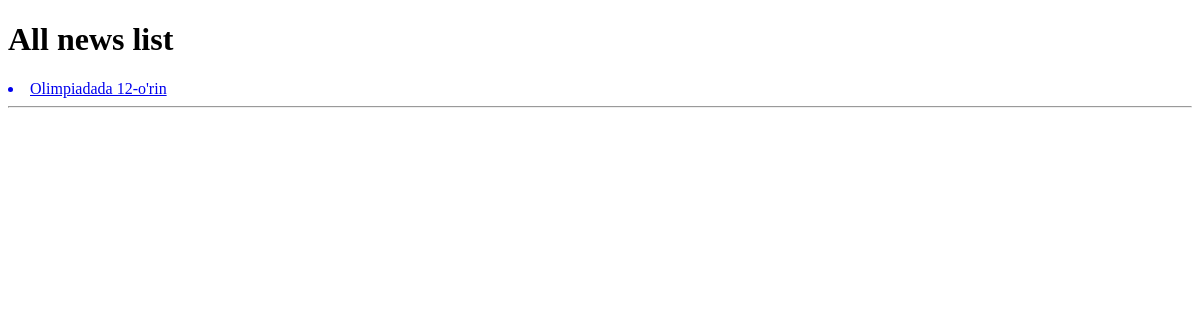
Before: / with the older database file.
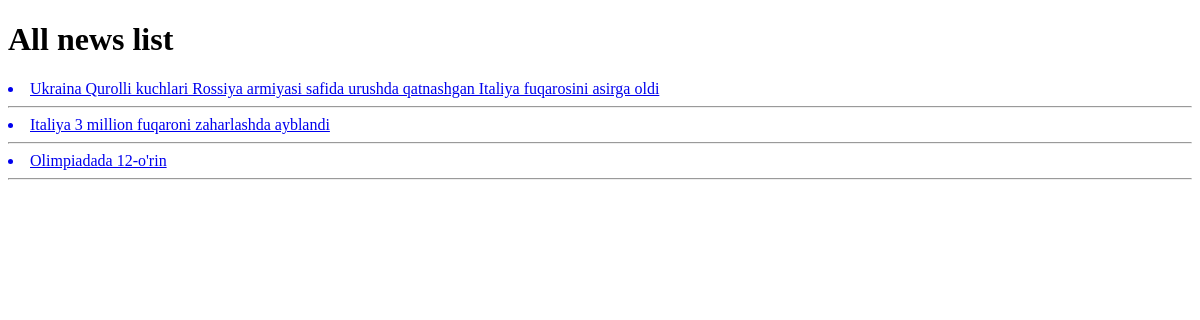
After: the same page with the newer database file.
### news_app/models.py (models this page shows, shortened)
class News(models.Model):
    class Status(models.TextChoices):
        Draft = "DF",'Draft'
        Published = "PB",'Published'
    title = models.CharField(max_length=250)
    slug = models.CharField(max_length=250)
    body = models.TextField()
    image = models.ImageField(upload_to="news/images")
    category = models.ForeignKey(Category,
                                 on_delete=models.CASCADE)
    publish_time = models.DateTimeField(default=timezone.now)
    created_time = models.DateTimeField(auto_now_add=True)
    updated_time = models.DateTimeField(auto_now=True)
    status = models.CharField(max_length=2,
                              choices=Status.choices,
                              default=Status.Draft)
    objects = models.Manager()
    published = PublishedManager()
    class Meta:
        ordering = ["-publish_time"]

### news_app/views.py (the view)
# urls.py: path('',news_list,name='all_new_list'),
def news_list(request):
    news_list = News.objects.all()
    context = {
        'news_list':news_list
    }
    return render(request,'news/news_list.html',context=context)

### templates/news/news_list.html (shortened to what this page needs)
<!DOCTYPE html>
<html lang="en">
<head>
</head>
<body>
    <h1>All news list</h1>
    {% for news in news_list %}
        <a href="{% url 'news_detail_page' news.pk %}">
            <li>{{news.title}}</li>
        </a>
        <hr>
    {% endfor %}
</body>
</html>

Changed rows visible on the page:
added News: title "Ukraina Qurolli kuchlari Rossiya armiyasi safida urushda qatnashgan Italiya fuqarosini asirga oldi"
added News: title "Italiya 3 million fuqaroni zaharlashda ayblandi"
